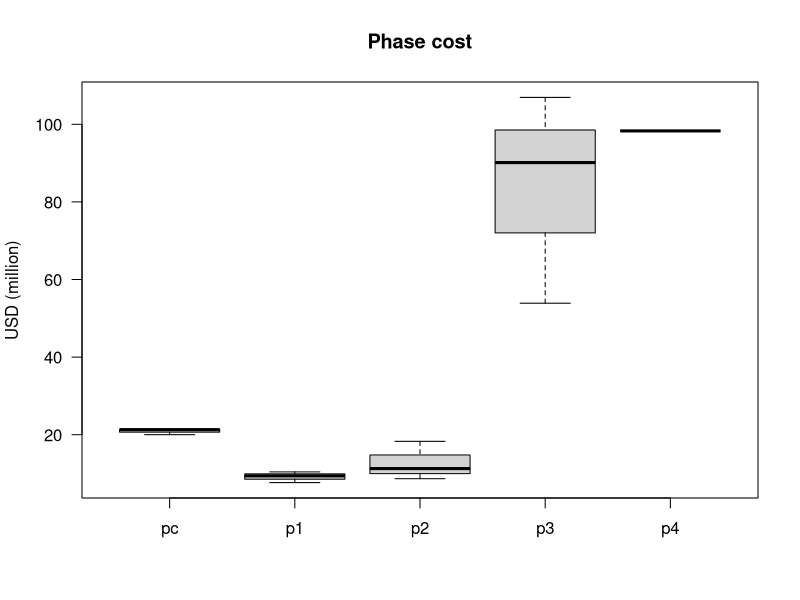
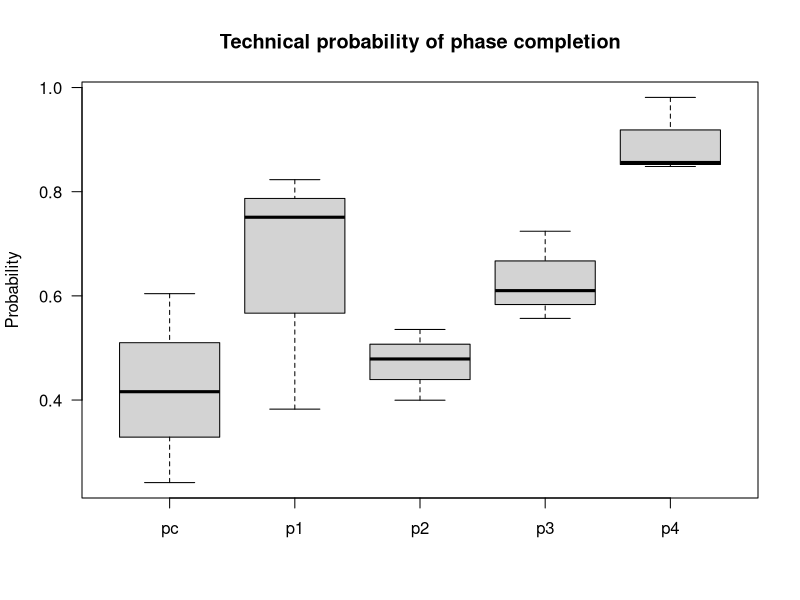
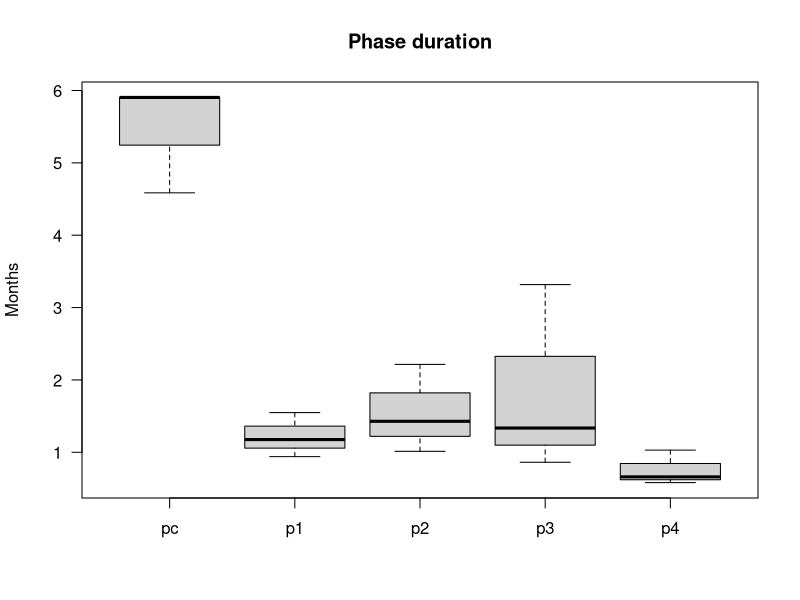
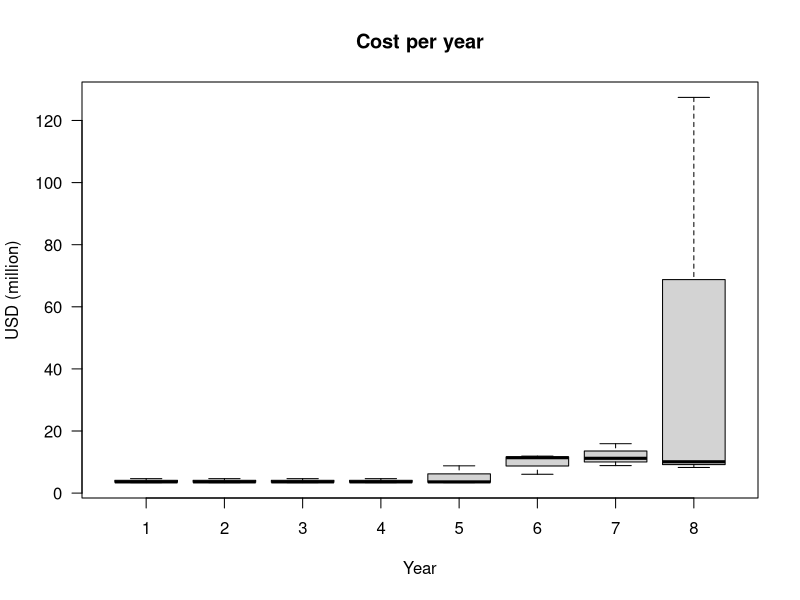
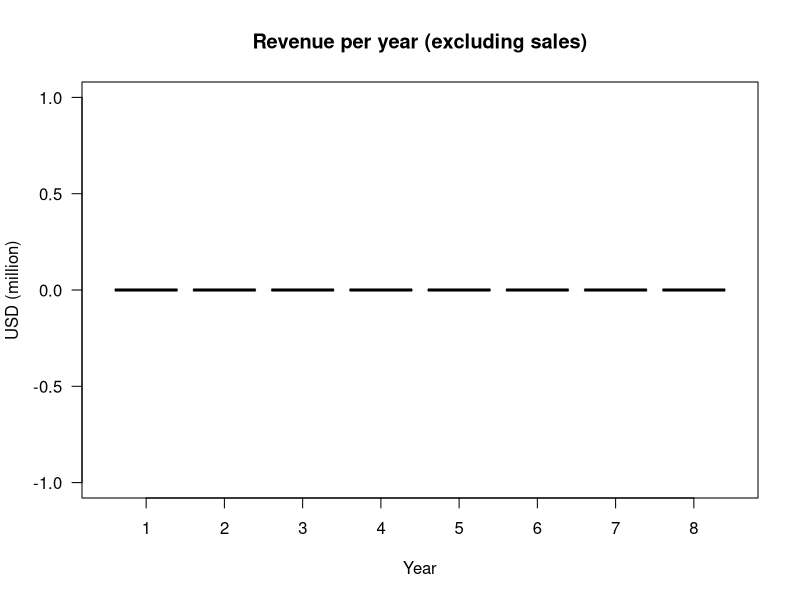
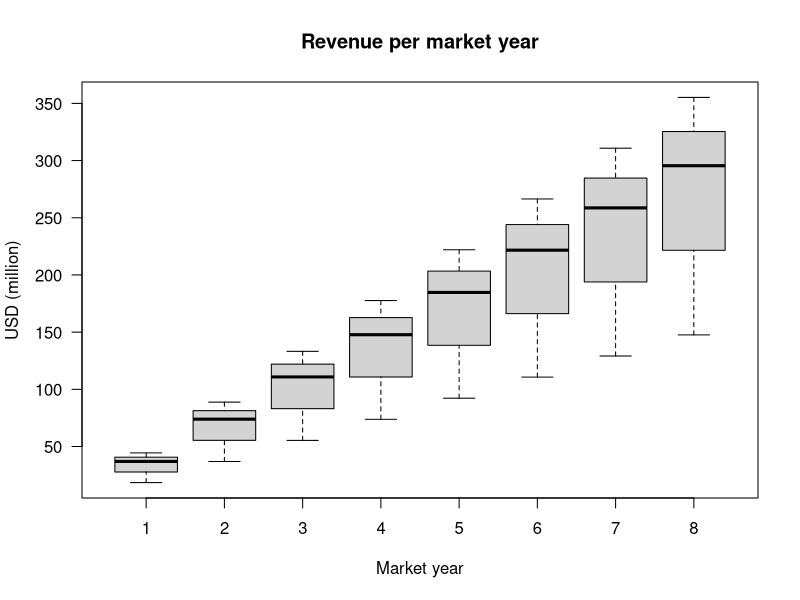
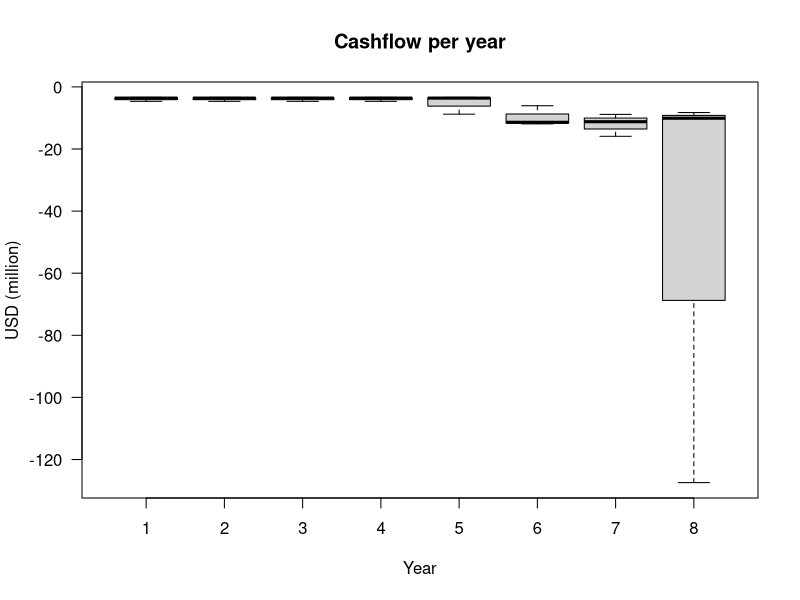

These charts were generated, in order, by the following R code:
set.seed(2)
N     = 3
YEARS = 8

# Create dataset for sampling
obs <- data.frame(subject=1:N)

# Sample: Discount rate
discount.rate <- runif(N, 0.09, 0.24)

# Sample: Pre-clinical
obs$pc.time          <- runif(N, min=4.3, max=6)
obs$pc.prob          <- runif(N, min=0.175, max=0.69)
obs$pc.cost          <- runif(N, min=19, max=23.2)
obs$pc.revenue       <- rep(0, N)
obs$pc.discount.rate <- discount.rate

# Sample: Phase 1
obs$p1.time          <- runif(N, min=0.75, max=1.8)
obs$p1.prob          <- runif(N, min=0.25, max=0.837)
obs$p1.cost          <- runif(N, min=7.3, max=12)
obs$p1.revenue       <- rep(0, N)
obs$p1.discount.rate <- discount.rate

# Sample: Phase 2
obs$p2.time          <- runif(N, min=0.75, max=2.5)
obs$p2.prob          <- runif(N, min=0.34, max=0.74)
obs$p2.cost          <- runif(N, min=7.12, max=18.72)
obs$p2.revenue       <- rep(0, N)
obs$p2.discount.rate <- discount.rate

# Sample: Phase 3
obs$p3.time          <- runif(N, min=0.83, max=3.9)
obs$p3.prob          <- runif(N, min=0.314, max=0.786)
obs$p3.cost          <- runif(N, min=26.88, max=121.68)
obs$p3.revenue       <- rep(0, N)
obs$p3.discount.rate <- discount.rate

# Sample: Phase 4
obs$p4.time          <- runif(N, min=0.5, max=1.04)
obs$p4.prob          <- runif(N, min=0.83, max=0.99)
obs$p4.cost          <- rep(98.297168, N)
obs$p4.revenue       <- rep(0, N)
obs$p4.discount.rate <- discount.rate

# Sample: Market
obs$m.time           <- 10
obs$m.prob           <- 1
obs$m.cost           <- 0
obs$m.revenue        <- runif(N, min=218, max=2500)
obs$m.discount.rate  <- discount.rate

# Compute: Time to phase
obs$pc.timeto        <- 0
obs$p1.timeto        <- obs$pc.timeto + obs$pc.time
obs$p2.timeto        <- obs$p1.timeto + obs$p1.time
obs$p3.timeto        <- obs$p2.timeto + obs$p2.time
obs$p4.timeto        <- obs$p3.timeto + obs$p3.time
obs$m.timeto         <- obs$p4.timeto + obs$p4.time

# Compute: Probability
obs$m.prob.remaining  <- 1
obs$p4.prob.remaining <- obs$m.prob.remaining  * obs$p4.prob
obs$p3.prob.remaining <- obs$p4.prob.remaining * obs$p3.prob
obs$p2.prob.remaining <- obs$p3.prob.remaining * obs$p2.prob
obs$p1.prob.remaining <- obs$p2.prob.remaining * obs$p1.prob
obs$pc.prob.remaining <- obs$p1.prob.remaining * obs$pc.prob


# Make prop specific data frames
cost    <- data.frame(pc=obs$pc.cost, p1=obs$p1.cost, p2=obs$p2.cost, p3=obs$p3.cost, p4=obs$p4.cost)
prob    <- data.frame(pc=obs$pc.prob, p1=obs$p1.prob, p2=obs$p2.prob, p3=obs$p3.prob, p4=obs$p4.prob)
time    <- data.frame(pc=obs$pc.time, p1=obs$p1.time, p2=obs$p2.time, p3=obs$p3.time, p4=obs$p4.time)
revenue <- data.frame(pc=obs$pc.revenue, p1=obs$p1.revenue, p2=obs$p2.revenue, p3=obs$p3.revenue, p4=obs$p4.revenue)
timeto  <- data.frame(pc=obs$pc.timeto, p1=obs$p1.timeto, p2=obs$p2.timeto, p3=obs$p3.timeto, p4=obs$p4.timeto)


# Summarize
boxplot(cost, ylab='USD (million)', main='Phase cost', las=1)
boxplot(prob, ylab='Probability', main='Technical probability of phase completion', las=1)
boxplot(time, ylab='Months', main='Phase duration', las=1)


# Helper funtions
propAtYear <- function(n, prop, time, timeto) {
# TODO: Does not work for prob cuz of product rather than sum!
  unit      <- prop / time
  ongoing   <- n <= floor(time + timeto) & n >= timeto
  last      <- n == ceiling(timeto + time)
  remainder <- prop - unit * floor(time)
  (ongoing * unit) + (last * remainder)
}


# Compute: revenue per market year
rpmy <- data.frame()
obs$m.revenue.y1 <- 0
obs$m.revenue.y2 <- obs$m.revenue * 2 / (obs$m.time + 1)  # compute pys
obs$m.revenue.m  <- obs$m.revenue.y2 / obs$m.time         # compute slope
for (yr in 1:YEARS) {
  subject <- 1:nrow(obs)
  rev     <- ifelse(yr <= obs$m.time, obs$m.revenue.m * yr, 0)
  rpmy    <- rbind(rpmy, data.frame(subject=subject, year=yr, revenue=rev))
}

# Compute: cost per year
cpy <- data.frame()
for (year in 1:YEARS) {
  value <- apply(propAtYear(year, cost, time, timeto), 1, sum)
  cpy   <- rbind(cpy, data.frame(subject=1:nrow(cost), year=year, cost=value))
}

# Compute: revenue per year
rpy <- data.frame()
for (year in 1:YEARS) {
  value <- apply(propAtYear(year, revenue, time, timeto), 1, sum)
  rpy   <- rbind(rpy, data.frame(subject=1:nrow(revenue), year=year, revenue=value))
}


# Combine yearly data into single data frame
yearly <- cpy
yearly <- merge(yearly, rpy, by=c('year', 'subject'))
yearly$cashflow <- yearly$revenue - yearly$cost


# Plot: cost per year
boxplot(yearly$cost ~ yearly$year, xlab='Year', ylab='USD (million)', las=1, main='Cost per year')

# Plot: revenue per year
boxplot(yearly$revenue ~ yearly$year, xlab='Year', ylab='USD (million)', las=1, main='Revenue per year (excluding sales)')

# Plot: revenue per market year
boxplot(rpmy$revenue ~ rpmy$year, xlab='Market year', ylab='USD (million)', las=1, main='Revenue per market year')

# Plot: cashflow per year
boxplot(yearly$cashflow ~ yearly$year, xlab='Year', ylab='USD (million)', las=1, main='Cashflow per year')
